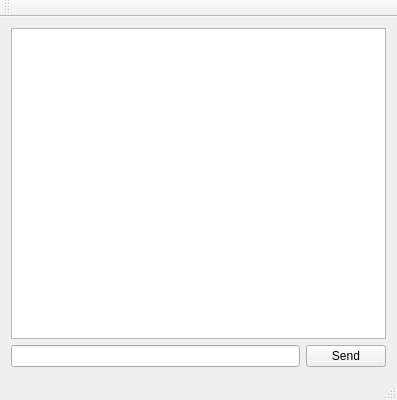
<?xml version="1.0" encoding="UTF-8"?>
<ui version="4.0">
 <class>ChatWindowClass</class>
 <widget class="QMainWindow" name="ChatWindowClass">
  <property name="geometry">
   <rect>
    <x>0</x>
    <y>0</y>
    <width>397</width>
    <height>400</height>
   </rect>
  </property>
  <property name="windowTitle">
   <string>ChatWindow</string>
  </property>
  <widget class="QWidget" name="centralWidget">
   <layout class="QVBoxLayout" name="verticalLayout">
    <item>
     <widget class="QListWidget" name="chatList"/>
    </item>
    <item>
     <layout class="QHBoxLayout" name="horizontalLayout">
      <item>
       <widget class="QLineEdit" name="messageInput"/>
      </item>
      <item>
       <widget class="QPushButton" name="sendButton">
        <property name="text">
         <string>Send</string>
        </property>
       </widget>
      </item>
     </layout>
    </item>
   </layout>
  </widget>
  <widget class="QMenuBar" name="menuBar">
   <property name="geometry">
    <rect>
     <x>0</x>
     <y>0</y>
     <width>397</width>
     <height>22</height>
    </rect>
   </property>
  </widget>
  <widget class="QToolBar" name="mainToolBar">
   <attribute name="toolBarArea">
    <enum>TopToolBarArea</enum>
   </attribute>
   <attribute name="toolBarBreak">
    <bool>false</bool>
   </attribute>
  </widget>
  <widget class="QStatusBar" name="statusBar"/>
 </widget>
 <layoutdefault spacing="6" margin="11"/>
 <resources/>
 <connections>
  <connection>
   <sender>sendButton</sender>
   <signal>clicked()</signal>
   <receiver>ChatWindowClass</receiver>
   <slot>sendMessage()</slot>
   <hints>
    <hint type="sourcelabel">
     <x>333</x>
     <y>364</y>
    </hint>
    <hint type="destinationlabel">
     <x>290</x>
     <y>376</y>
    </hint>
   </hints>
  </connection>
 </connections>
 <slots>
  <slot>sendMessage()</slot>
 </slots>
</ui>
